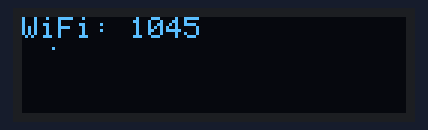
Bench run of a sketch on a simulated ESP8266 (NodeMCU). On the bench: 128×32 one-colour display. WiFi joins after 1.5 s; servers stay silent unless stated.

Above: at 1.1 s.
At 2.0 s:
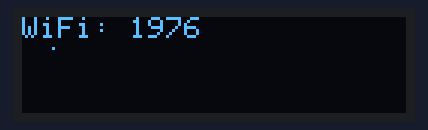
At 3.32 s:
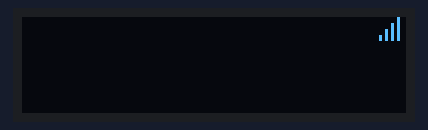
At 11.7 s:
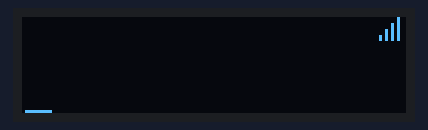
At 20.7 s:
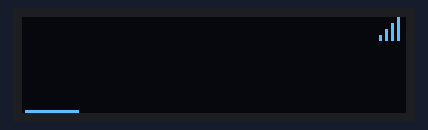
At 38.7 s:
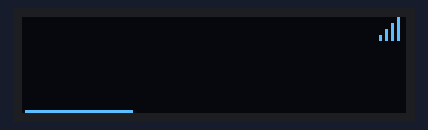

The sketch:

reciever_struct_float.ino
```cpp
/*
 * SSD1306 multicast reciever
 * it gets data from multicast frames sent by AP
 * and displays it on SSD1306 display
 * it should :
 * - get wifi SSID and password thru IR (infrared) port
 * - maintain frames synchronized in time
 * - have interrupt framework for handling frame assembly and display
 * - have display modes and feedback via encoder, buttons etc.
 */

//wifi config
#include "wifi_settings.h" // see to enable AP mode too
#include "telemetry_frame.h" // make sure to sync that with sender

WiFiUDP Udp;
unsigned int multicastPort = 5683;  // local port to listen on
IPAddress multicastIP(224,0,1,187);

#include "display_settings.h" // includes configuration of on-screen widgets

//timer interrupt includes
// Select a Timer Clock
#define USING_TIM_DIV1                false           // for shortest and most accurate timer
#define USING_TIM_DIV16               false           // for medium time and medium accurate timer
#define USING_TIM_DIV256              true            // for longest timer but least accurate. Default

#include "ESP8266TimerInterrupt.h"
#include "ESP8266_ISR_Timer.h"

// end of timer interrupt includes

// --- timer interrupt init
#define HW_TIMER_INTERVAL_MS      10L
// Init ESP8266 timer 1
ESP8266Timer ITimer;
// Init ISR timer
ESP8266_ISR_Timer ISR_Timer;
// --- end timer interrupt init

//timer interrupt helper functions
void IRAM_ATTR TimerHandler()
{
  ISR_Timer.run();
}
#define NUMBER_ISR_TIMERS         2

// You can assign any interval for any timer here, in milliseconds
uint32_t TimerInterval[NUMBER_ISR_TIMERS] =
{
  20L,   // OLED refresh, display interface interrupt
  10L  // UDP/network layer interface interrupt
};

typedef void (*irqCallback)  ();
//end of timer interrupt helper functions

//timer interrupt functions
bool display_refresh_sync;
void display_interface_interrupt(){
 display_refresh_sync=0; //clear display_refresh_sync at regular intervals
}

void UDP_interface_interrupt(){

}

//set upt the irq callback array
irqCallback irqCallbackFunc[NUMBER_ISR_TIMERS] =
{
  display_interface_interrupt,
  UDP_interface_interrupt
};
//end of timer interrupt functions

uint last_packet_millis = 0 ;
uint wifi_bars_millis = 0 ;

void setup() {
  // put your setup code here, to run once:
  Serial.begin(115200);

  // SSD1306_SWITCHCAPVCC = generate display voltage from 3.3V internally
  if(!display.begin(SSD1306_SWITCHCAPVCC, SCREEN_ADDRESS)) {
    Serial.println(F("SSD1306 allocation failed"));
  //  for(;;); // Don't proceed, loop forever
  }
  // Show initial display buffer contents on the screen --
  // the library initializes this with an Adafruit splash screen.
    // Clear the buffer
  display.clearDisplay();
  // Draw a single pixel in white aka "Ready"
  display.drawPixel(10, 10, SSD1306_WHITE);

  // Show the display buffer on the screen. You MUST call display() after
  // drawing commands to make them visible on screen!
  display.display();
  delay(1000);

  // start timer interrupts
    ITimer.attachInterruptInterval(HW_TIMER_INTERVAL_MS * 1000, TimerHandler) ;
      for (uint16_t i = 0; i < NUMBER_ISR_TIMERS; i++)
  {
    ISR_Timer.setInterval(TimerInterval[i], irqCallbackFunc[i]);
  }

  display.setTextSize(1);      // Normal 1:1 pixel scale
  display.setTextColor(SSD1306_WHITE,SSD1306_BLACK); // Draw white text on a black background
  display.cp437(true);         // Use full 256 char 'Code Page 437' font

  // WiFi.begin(ssid, password);
  WiFi.persistent(false); // no need to wear off the flash as we have all data in the sketch

#ifdef AP_mode_on // if ap mode , start and configure AP
  WiFi.softAP(ssid, password, channel, hidden, max_connection, beacon_interval);
#endif AP_mode_on

#ifndef AP_mode_on // if not AP mode, start STA
    WiFi.begin(ssid, password);
    while (WiFi.status() != WL_CONNECTED)
    {
  display.setCursor(0, 0);     // Start at top-left corner
  display.print("WiFi: ");
  display.print(millis());
  display.display();
    }
  display.clearDisplay();
  display.display();
#endif AP_mode_on

  Udp.beginMulticast(WiFi.localIP(), multicastIP, multicastPort); // start multicast

  last_packet_millis = millis() ;
  wifi_bars_millis   = millis() ;
}

uint UDP_packets = 0;
uint UDP_packets_lost = 0 ;
uint UDP_packets_lost_total = 0 ;

void display_wifi_bars() {
  volatile int RSSI=WiFi.RSSI();
volatile uint8_t bars = 0;
if (RSSI > -55) {
    bars = 4;
  } else if (RSSI < -55 & RSSI > -65) {
    bars = 4;
  } else if (RSSI < -65 & RSSI > -75) {
    bars = 3;
  } else if (RSSI < -75 & RSSI > -85) {
    bars = 2;
  } else if (RSSI < -85 & RSSI > -95) {
    bars = 1;
  } else {
    bars = 0;
  }

  display.fillRect (WIFI_BARS_X,WIFI_BARS_Y-8,10,8,SSD1306_BLACK);
  for (uint8_t b=0; b <= bars; b++) {
    display.fillRect(WIFI_BARS_X + (b*2),WIFI_BARS_Y -(b*2),1,b*2,SSD1306_WHITE);
  }
  if (!bars) {display.drawPixel(WIFI_BARS_X,WIFI_BARS_Y-1 ,SSD1306_WHITE);}

}

void loop() {
  struct telemetry_frame tframe ; // use telemetry_frame struct from telemetry_frame.h
if (!display_refresh_sync) {
//  display.setTextSize(1);      // Normal 1:1 pixel scale
//  display.setTextColor(SSD1306_WHITE,SSD1306_BLACK); // Draw white text on a black background
//  display.setCursor(0, 0);     // Start at top-left corner
//  display.cp437(true);         // Use full 256 char 'Code Page 437' font
//  display.print(millis());
   //   display.setCursor(10,3*8-1);
   //   display.setTextSize(1);
    //  display.print(WiFi.RSSI());
  display.display();
  display_refresh_sync=1; //set display_refresh_sync flag so we do not refresh unnessesairly
}
    int packetSize = Udp.parsePacket();
       if ((millis() - wifi_bars_millis) > WIFI_BARS_PERIOD) {
        display_wifi_bars();
        wifi_bars_millis=millis();
       }
    if (packetSize){
// packet accounting
    UDP_packets++;
    last_packet_millis = millis(); // reset last packet counter
        if (UDP_packets_lost>0){
          if (UDP_packets_lost>=TIMEOUT_TICKER_WIDTH){ UDP_packets_lost = TIMEOUT_TICKER_WIDTH;}
          for (uint8 i = 0; i <= UDP_packets_lost; i++) {
            display.drawPixel(TIMEOUT_TICKER_X+i,TIMEOUT_TICKER_Y,SSD1306_BLACK);
          }
        }
    UDP_packets_lost = UDP_packets_lost/2; // divide lost packets counter by two to create persistent average
    if (UDP_packets_lost>0){
      display.drawPixel(TIMEOUT_TICKER_X+UDP_packets_lost,TIMEOUT_TICKER_Y,SSD1306_WHITE);
    }
    int message_size=Udp.read((byte*)&tframe,packetSize); // read the packet into the buffer

    if (message_size>0){
//      packetBuffer[message_size]='\0'; //// null terminate

      display.setCursor(0, 0);
      display.setTextSize(2);      // Normal 1:1 pixel scale
      display.print(tframe.voltage_ADC0,3);
      display.print(F("V "));

//      display.setCursor(90, 3*8);
//      display.setTextSize(1);      // Normal 1:1 pixel scale
//      display.print(UDP_packets);
      }
    }
    else {
      if ((millis() - last_packet_millis) > timeout_period) {
        UDP_packets_lost++;
        UDP_packets_lost_total++;
        last_packet_millis = millis();
//      display.setCursor(32, 3*8-1);
//      display.setTextSize(1);      // Normal 1:1 pixel scale
//      display.print(UDP_packets_lost_total);

        if (UDP_packets_lost>0 && UDP_packets_lost < TIMEOUT_TICKER_WIDTH){
          //for (uint8 i = 0; i <= UDP_packets_lost; i++) {
          //  display.drawPixel(TIMEOUT_TICKER_X+i,TIMEOUT_TICKER_Y,SSD1306_WHITE);
          //}
          display.drawPixel(TIMEOUT_TICKER_X+UDP_packets_lost,TIMEOUT_TICKER_Y,SSD1306_WHITE);
        }
      }
    }

}
```

telemetry_frame.h
```cpp
#pragma pack(push,1)
typedef struct telemetry_frame {
 float voltage_ADC0 = 0;
} tframe;
#pragma pack(pop)
```

display_settings.h
```cpp
// OLED includes
#include <SPI.h>
#include <Wire.h>
#include <Adafruit_GFX.h>
#include <Adafruit_SSD1306.h>

#define SCREEN_WIDTH 128 // OLED display width, in pixels
#define SCREEN_HEIGHT 32 // OLED display height, in pixels

// Declaration for an SSD1306 display connected to I2C (SDA, SCL pins)
// The pins for I2C are defined by the Wire-library.
// On an arduino UNO:       A4(SDA), A5(SCL)
// On an arduino MEGA 2560: 20(SDA), 21(SCL)
// On an arduino LEONARDO:   2(SDA),  3(SCL), ...
#define OLED_RESET     -1 // Reset pin # (or -1 if sharing Arduino reset pin)
#define SCREEN_ADDRESS 0x3C ///< See datasheet for Address; 0x3D for 128x64, 0x3C for 128x32
Adafruit_SSD1306 display(SCREEN_WIDTH, SCREEN_HEIGHT, &Wire, OLED_RESET);

#define TIMEOUT_TICKER_WIDTH  63
#define TIMEOUT_TICKER_X      0
#define TIMEOUT_TICKER_Y      31
// end of OLED includes

#define WIFI_BARS_X           127-10
#define WIFI_BARS_Y           8
#define WIFI_BARS_PERIOD      500
```

wifi_settings.h
```cpp
//WIFI and UDP multicast includes
#include <ESP8266WiFi.h>
#include <WiFiUdp.h>

const char* ssid = "sensor1";
const char* password = "testudp1234";
const char channel = 11;
const char hidden = 0;
const char max_connection = 8;
const int beacon_interval = 500;
const int timeout_period = 1000; // expected delay inbetween packets (for accounting display)
//#define AP_mode_on 1 ; // set to 1 to compile AP node
```
